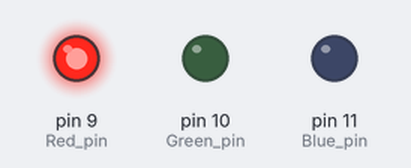
A sketch run on a simulated Arduino Uno, built with avr-gcc and run on an emulated ATmega328P. On the bench: output pins drawn as LEDs (lit = HIGH).

Above: at 0.2 s.
At 0.7 s:
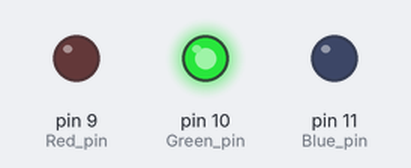
At 2.7 s:
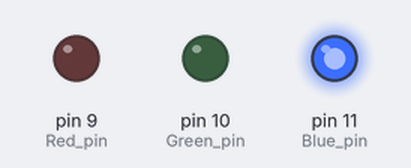
Timing chart, 0 to 3.5 s (numbered marks = the images above):
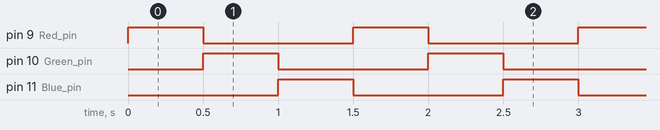

Measured:
- by itself, pin 9 (Red_pin), pin 10 (Green_pin), pin 11 (Blue_pin): alternates HIGH for 0.50 s and LOW for 1.0 s
- by itself, everything shown: repeats every 1.5 s, in 3 steps

The sketch:

4.Function_Set_Color.ino
```cpp
const int Red_pin =  9;    //Pin Red   (require PWM)
const int Green_pin = 10;  //Pin Green (require PWM)
const int Blue_pin = 11;   //Pin Blue  (require PWM)

void setup() {

  pinMode(Red_pin,OUTPUT);
  pinMode(Green_pin,OUTPUT);
  pinMode(Blue_pin,OUTPUT);

}

void loop(){

  set_color(255,0,0);   //Red
  delay(500);

  set_color(0,255,0);   //Green
  delay(500);

  set_color(0,0,255);   //Blue
  delay(500);

}

void set_color(int R,int G,int B){
  analogWrite(Red_pin,R);
  analogWrite(Green_pin,G);
  analogWrite(Blue_pin,B);
}
```
